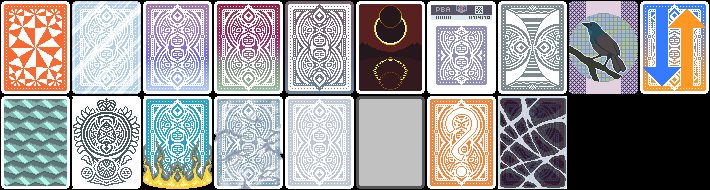
#> input picture assets/1x/backs.png, 710 x 190 px, found by its file name; its folder holds 4 pictures in this run
$ python assets.py
#> lines starting #> are read from the running program, lines starting #| are printed output that depends on the picture
import os
import cv2

filenames = os.listdir("assets/1x")

for name in filenames:
    image = cv2.imread(f"assets/1x/{name}", cv2.IMREAD_UNCHANGED)
#> image is the input picture: shape (190, 710, 4); mean B, G, R, A 156.4, 153.8, 157.6, 215
    image = cv2.resize(image, None, fx=2, fy=2, interpolation=cv2.INTER_NEAREST)
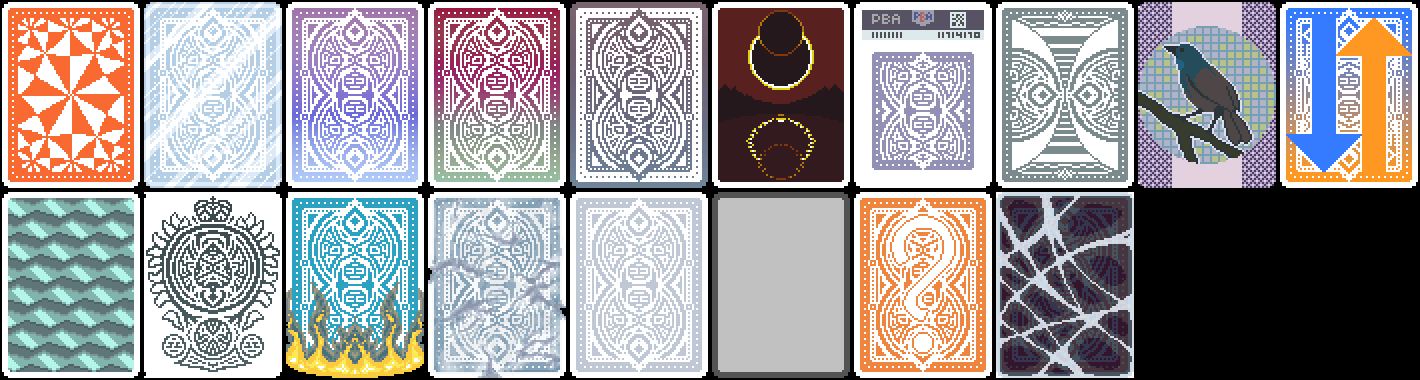
#> image: shape (380, 1420, 4); mean B, G, R, A 156.4, 153.8, 157.6, 215
    cv2.imwrite(f"assets/2x/{name}", image)
